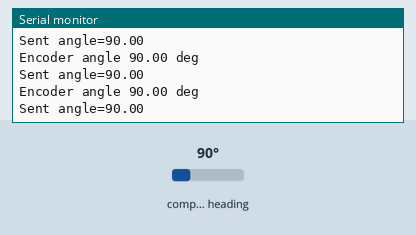
Recording of a sketch running on a simulated Seeed XIAO ESP32-C3. On the bench: the last lines printed to the serial monitor. Wiring (inferred from the names in the program): AS5600 angle sensor at I2C address 0x36. The test bench sets the inputs (shaded band); at power-on: compass heading 90°. WiFi joins after 1.5 s; servers stay silent unless stated.

Above: at 3.0 s.
3.1 s: compass heading set to 7°
At 3.36 s:
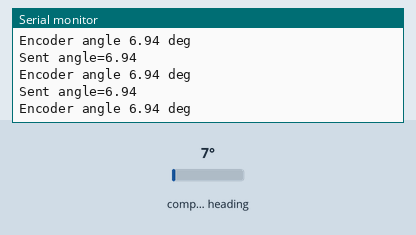
4.6 s: compass heading set to 180°
At 4.71 s:
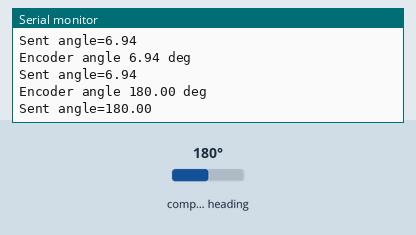
Timing chart, 0 to 7.6 s (numbered marks = the images above; inputs shaded):
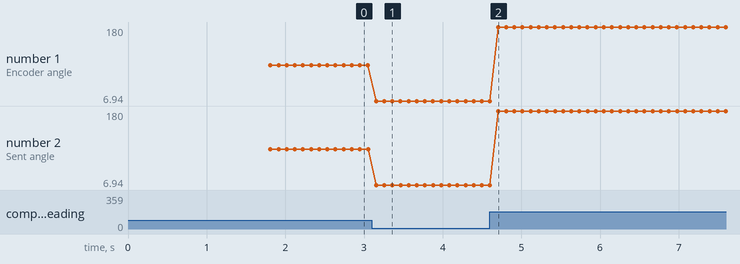

The sketch:

WindWifiSenderESP32.ino
```cpp
#include <Arduino.h>
#include <Wire.h>
#include <WiFi.h>
#include <WiFiUdp.h>

namespace {

constexpr uint32_t kSerialBaud = 115200;
constexpr uint32_t kSerialWaitMs = 3000;
constexpr uint32_t kI2CFrequency = 100000;
constexpr uint32_t kSendPeriodMs = 100;
constexpr uint32_t kReconnectPeriodMs = 5000;
constexpr uint32_t kSensorStatusPeriodMs = 5000;
constexpr uint32_t kWifiConnectTimeoutMs = 15000;
constexpr uint16_t kWindUdpPort = 20000;
constexpr uint8_t kAs5600Address = 0x36;
constexpr uint8_t kAs5600RegStatus = 0x0B;
constexpr uint8_t kAs5600RegRawAngleHigh = 0x0C;
constexpr uint8_t kAs5600MagnetDetectedMask = 0x20;
constexpr uint16_t kAs5600CountsPerRev = 4096;
constexpr uint8_t kSdaPin = D4;  // XIAO ESP32C3 D4 = GPIO6
constexpr uint8_t kSclPin = D5;  // XIAO ESP32C3 D5 = GPIO7
constexpr char kApSsidBase[] = "M5StampPLC-Wind";
constexpr char kApSsidCanOk[] = "M5StampPLC-Wind-CANOK";
constexpr char kApSsidCanFail[] = "M5StampPLC-Wind-CANFAIL";
constexpr char kApPassword[] = "wind1234";
constexpr char kPacketPrefix[] = "angle=";
const IPAddress kPlcIp(192, 168, 4, 1);
const char* const kApCandidates[] = {kApSsidCanOk, kApSsidCanFail, kApSsidBase};

WiFiUDP windUdp;
uint32_t lastSendMs = 0;
uint32_t lastReconnectMs = 0;
uint32_t lastSensorStatusMs = 0;
bool sensorReady = false;

bool readAs5600Register(uint8_t startRegister, uint8_t* buffer, size_t length) {
  Wire.beginTransmission(kAs5600Address);
  Wire.write(startRegister);
  if (Wire.endTransmission(false) != 0) {
    return false;
  }

  const size_t bytesRead = Wire.requestFrom(kAs5600Address, static_cast<uint8_t>(length));
  if (bytesRead != length) {
    while (Wire.available() > 0) {
      Wire.read();
    }
    return false;
  }

  for (size_t i = 0; i < length; ++i) {
    buffer[i] = Wire.read();
  }

  return true;
}

bool readAs5600AngleDeg(float& angleDeg) {
  uint8_t status = 0;
  if (!readAs5600Register(kAs5600RegStatus, &status, 1)) {
    return false;
  }
  if ((status & kAs5600MagnetDetectedMask) == 0) {
    return false;
  }

  uint8_t rawAngleBytes[2];
  if (!readAs5600Register(kAs5600RegRawAngleHigh, rawAngleBytes, sizeof(rawAngleBytes))) {
    return false;
  }

  const uint16_t rawAngle =
      (static_cast<uint16_t>(rawAngleBytes[0]) << 8 | rawAngleBytes[1]) & 0x0FFF;
  angleDeg = static_cast<float>(rawAngle) * (360.0f / kAs5600CountsPerRev);
  return true;
}

void logSensorStatus(bool ready) {
  const uint32_t now = millis();
  if (ready == sensorReady && now - lastSensorStatusMs < kSensorStatusPeriodMs) {
    return;
  }

  if (ready) {
    Serial.printf("AS5600 ready on D4/GPIO%u D5/GPIO%u\n", kSdaPin, kSclPin);
  } else {
    Serial.println("AS5600 not detected or magnet missing");
  }

  sensorReady = ready;
  lastSensorStatusMs = now;
}

void connectToPlcAp() {
  WiFi.mode(WIFI_STA);
  WiFi.setSleep(false);
  for (const char* ssid : kApCandidates) {
    WiFi.disconnect(true, true);
    delay(100);
    WiFi.begin(ssid, kApPassword);

    Serial.printf("Connecting to %s", ssid);
    const uint32_t start = millis();
    while (WiFi.status() != WL_CONNECTED && millis() - start < kWifiConnectTimeoutMs) {
      delay(250);
      Serial.print(".");
    }
    Serial.println();

    if (WiFi.status() == WL_CONNECTED) {
      Serial.printf("Connected to %s, IP %s\n", ssid, WiFi.localIP().toString().c_str());
      return;
    }
  }

  if (WiFi.status() != WL_CONNECTED) {
    Serial.println("WiFi connect timed out on all PLC SSIDs");
  }
}

void ensureWiFiConnected() {
  if (WiFi.status() == WL_CONNECTED) {
    return;
  }

  const uint32_t now = millis();
  if (now - lastReconnectMs < kReconnectPeriodMs) {
    return;
  }

  lastReconnectMs = now;
  WiFi.disconnect(true, true);
  delay(100);
  connectToPlcAp();
}

bool sampleEncoderAngle(float& angleDeg) {
  if (!readAs5600AngleDeg(angleDeg)) {
    logSensorStatus(false);
    return false;
  }

  logSensorStatus(true);
  Serial.printf("Encoder angle %.2f deg\n", angleDeg);
  return true;
}

void sendWindPacket(float angleDeg) {
  char payload[32];
  snprintf(payload, sizeof(payload), "%s%.2f", kPacketPrefix, angleDeg);

  windUdp.beginPacket(kPlcIp, kWindUdpPort);
  windUdp.write(reinterpret_cast<const uint8_t*>(payload), strlen(payload));
  windUdp.endPacket();

  Serial.printf("Sent %s\n", payload);
}

}  // namespace

void setup() {
  Serial.begin(kSerialBaud);
  const uint32_t serialStartMs = millis();
  while (!Serial && millis() - serialStartMs < kSerialWaitMs) {
    delay(10);
  }
  delay(200);
  Serial.println();
  Serial.println("XIAO ESP32C3 WiFi wind sender");
  Wire.begin(kSdaPin, kSclPin, kI2CFrequency);
  Serial.printf("I2C started on D4/GPIO%u D5/GPIO%u at %lu Hz\n", kSdaPin, kSclPin,
                kI2CFrequency);
  connectToPlcAp();
}

void loop() {
  ensureWiFiConnected();

  const uint32_t now = millis();
  if (now - lastSendMs >= kSendPeriodMs) {
    float angleDeg = 0.0f;
    if (sampleEncoderAngle(angleDeg) && WiFi.status() == WL_CONNECTED) {
      sendWindPacket(angleDeg);
    }
    lastSendMs = now;
  }

  delay(10);
}
```

Measured:
- after the input at 3.1 s, the serial monitor: prints a new line after 0.05 s (image 1)
- after the input at 4.6 s, the serial monitor: prints a new line after 0.10 s (image 2)
- plotted number 1: 90 → 6.94 after the input at 3.1 s, 6.94 → 180 after the input at 4.6 s
- plotted number 2: 90 → 6.94 after the input at 3.1 s, 6.94 → 180 after the input at 4.6 s
